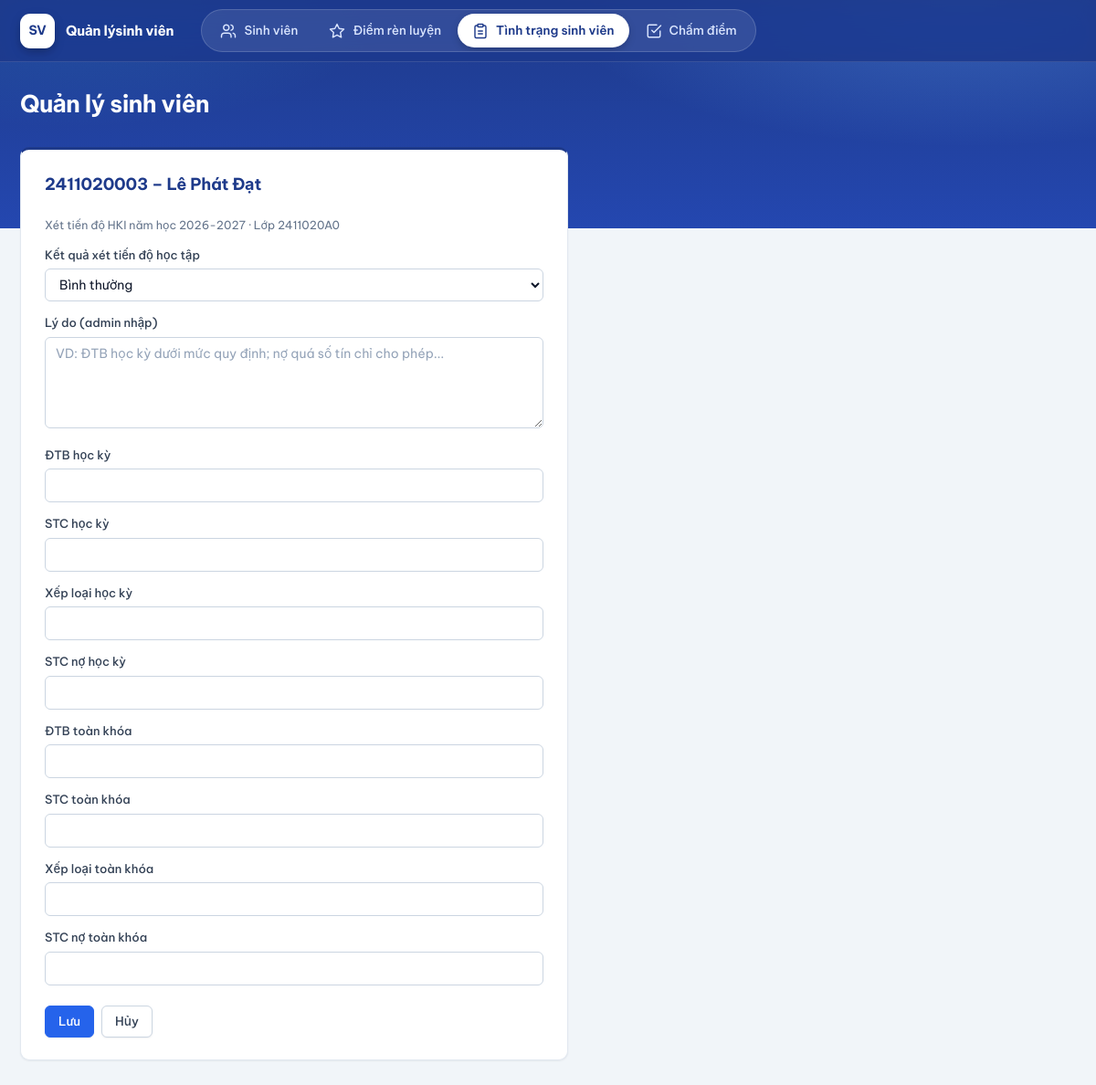
Page /tinh-trang/2411020003/sua?hk=HKI&nam=2026-2027 on the committed database.
### tables this page shows
CREATE TABLE sinh_vien(
    mssv TEXT PRIMARY KEY, ho_lot TEXT, ten TEXT,
    ma_lop TEXT, lop TEXT, khoa_hoc TEXT, nganh TEXT, khoa TEXT);

### app.py (the view, shortened to what this page needs)
@app.route("/tinh-trang/<mssv>/sua", methods=["GET", "POST"])
@admin_required
def tt_sua(mssv):
    hk, nam = _tt_args()
    sv = db().con.execute("SELECT * FROM sinh_vien WHERE mssv=?", (mssv,)).fetchone()
    if not sv:
        abort(404)
    cur = db().con.execute("SELECT * FROM tinh_trang WHERE mssv=? AND hoc_ky=? AND nam_hoc=?",
                           (mssv, hk, nam)).fetchone()
    return render_template("tt_form.html", sv=sv, t=cur or {"ket_qua": "Bình thường"}, hk=hk, nam=nam)

### app.py (called while the page is built)
def db():
    if "db" not in g:
        g.db = csdl.DB()
    return g.db

@app.teardown_appcontext
def _close(_e):
    d = g.pop("db", None)
    if d:
        d.close()

def csrf_token():
    if "csrf" not in session:
        session["csrf"] = secrets.token_hex(16)
    return session["csrf"]

@app.before_request
def _csrf_check():
    if request.method == "POST":
        tok = request.form.get("csrf") or request.headers.get("X-CSRF")
        if not tok or tok != session.get("csrf"):
            abort(400, "CSRF token không hợp lệ – hãy tải lại trang.")

def _nam(v, mac_dinh):
    v = (v or "").strip()
    return v if csdl.nam_hoc_hop_le(v) else mac_dinh

def _tt_args():
    hk0, nam0 = db().hoc_ky_gan_nhat()
    hk = request.values.get("hk", hk0)
    return (hk if hk in HOC_KY else hk0), _nam(request.values.get("nam"), nam0)

### chamdiem.py (called while the page is built)
    def _migrate_cham_diem(self):
        cols = [r[1] for r in self.con.execute("PRAGMA table_info(nhom_hoc)")]
        if cols and "ten" not in cols:
            self.con.execute("ALTER TABLE nhom_hoc ADD COLUMN ten TEXT NOT NULL DEFAULT ''")
            self.con.commit()
        cols = [r[1] for r in self.con.execute("PRAGMA table_info(mon_hoc)")]
        if cols:
            for c, kieu in (("ty_le_dd", "REAL NOT NULL DEFAULT 50"), ("hs_cm", "REAL NOT NULL DEFAULT 100"),
                            ("hs_tr", "REAL NOT NULL DEFAULT 50"), ("hs_cp", "REAL NOT NULL DEFAULT 100"),
                            ("hs_v", "REAL NOT NULL DEFAULT 0"), ("vang_toi_da", "INTEGER")):
                if c not in cols:
                    self.con.execute(f"ALTER TABLE mon_hoc ADD COLUMN {c} {kieu}")
            self.con.commit()

### csdl.py (called while the page is built)
def nam_hoc_hop_le(s):
    m = re.fullmatch(r"(\d{4})-(\d{4})", str(s or "").strip())
    return bool(m) and int(m.group(2)) == int(m.group(1)) + 1

    def _migrate(self):
        self._migrate_cham_diem()
        cols = [r[1] for r in self.con.execute("PRAGMA table_info(diem_ren_luyen)")]
        if cols and "ly_do" not in cols:
            self.con.execute("ALTER TABLE diem_ren_luyen ADD COLUMN ly_do TEXT DEFAULT ''")
            self.con.commit()

    def close(self):
        self.con.close()

### templates/tt_form.html (shortened to what this page needs)
{% extends "base.html" %}{% block body %}
<form method="post" class="card"><h2>{{ sv.mssv }} – {{ sv.ho_lot }} {{ sv.ten }}</h2><p class="hint">Xét tiến độ {{ hk }} năm học {{ nam }} · Lớp {{ sv.ma_lop }}</p>
<label>Kết quả xét tiến độ học tập</label><select name="ket_qua">{% for k in KET_QUA %}<option {{ 'selected' if k==t['ket_qua'] }}>{{ k }}</option>{% endfor %}</select>
<label>Lý do (admin nhập)</label><textarea name="ly_do" rows="4" placeholder="VD: ĐTB học kỳ dưới mức quy định; nợ quá số tín chỉ cho phép...">{{ t['ly_do'] or '' }}</textarea>
{% for k,l in [('dtb_hk','ĐTB học kỳ'),('stc_hk','STC học kỳ'),('xl_hk','Xếp loại học kỳ'),('no_hk','STC nợ học kỳ'),('dtb_tl','ĐTB toàn khóa'),('stc_tl','STC toàn khóa'),('xl_tl','Xếp loại toàn khóa'),('no_tl','STC nợ toàn khóa')] %}
<label>{{ l }}</label><input name="{{ k }}" value="{{ t[k] if t[k] is not none else '' }}">{% endfor %}
<p><button class="btn">Lưu</button> <a class="btn gray" href="{{ url_for('tinh_trang', hk=hk, nam=nam) }}">Hủy</a></p></form>{% endblock %}

### static/style.css (style rules this page uses)
:root { --white:#fff;--bg:#f1f5f9;--card:#fff; --navy:#1e3a8a;--navy-d:#172c6b;--pri:#2563eb;--pri-d:#1d4ed8;--pri-soft:#eaf1ff; --ink:#0f172a;--tx2:#64748b;--mut:#64748b;--line:#e2e8f0;--line-2:#eef2f7; --red:#dc2626;--red-d:#b91c1c;--green:#15803d;--green-soft:#e7f6ec;--amber:#b45309;--amber-soft:#fff7e0;--red-soft:#fef2f2; --r-s:6px;--r-m:10px;--r-l:14px; --sh-1:0 1px 2px rgba(15,23,42,.06); --sh-2:0 6px 20px -6px rgba(15,23,42,.16); --sh-3:0 24px 60px -12px rgba(15,23,42,.3); --font:'Be Vietnam Pro',Inter,Roboto,system-ui,-apple-system,"Segoe UI",sans-serif; }
* { box-sizing:border-box }
html { -webkit-text-size-adjust:100% }
body { margin:0;font:14px/1.5 var(--font);background:var(--bg);color:var(--ink);-webkit-font-smoothing:antialiased }
:root { --gutter:max(22px,calc((100vw - 1480px)/2 + 22px)); }
h2 { margin:0 0 14px;font-size:18px;font-weight:650;color:var(--navy);letter-spacing:-.01em }
.btn { display:inline-flex;align-items:center;justify-content:center;gap:6px;border:1px solid var(--pri);border-radius:var(--r-s);padding:7px 14px; background:var(--pri);color:#fff;font:500 13.5px/1.4 var(--font);text-decoration:none;cursor:pointer;white-space:nowrap; box-shadow:var(--sh-1);transition:background .15s,border-color .15s,box-shadow .15s,transform .05s }
.btn.gray { background:#fff;color:#334155;border-color:#cbd5e1 }
input,select,textarea { font:inherit;color:var(--ink);background:#fff;border:1px solid #cbd5e1;border-radius:var(--r-s);padding:7px 11px;transition:border-color .15s,box-shadow .15s }
input::placeholder,textarea::placeholder { color:#94a3b8 }
select { padding-right:28px }
textarea { resize:vertical }
.card { background:var(--card);border:1px solid var(--line);border-radius:var(--r-m);padding:18px;margin-bottom:16px;box-shadow:var(--sh-1) }
form.card { max-width:600px;padding:24px 26px;border-top:3px solid var(--navy) }
form.card label { display:block;margin:14px 0 5px;color:#334155;font-size:13px;font-weight:500 }
form.card input,form.card select,form.card textarea { width:100% }
form.card p { margin:22px 0 0;display:flex;gap:8px }
.hint { color:var(--mut);font-size:12.5px;margin:6px 0 }

### rows in the picture
sinh_vien: mssv "2411020003", ho_lot "Lê Phát", ten "Đạt", ma_lop "2411020A0"

### other values in the picture
{{ hk }} "HKI"
{{ nam }} "2026-2027"
{{ l }} "ĐTB học kỳ" "STC học kỳ" "Xếp loại học kỳ" "STC nợ học kỳ" "ĐTB toàn khóa" "STC toàn khóa" "Xếp loại toàn khóa" "STC nợ toàn khóa"
form field ket_qua "Bình thường"
